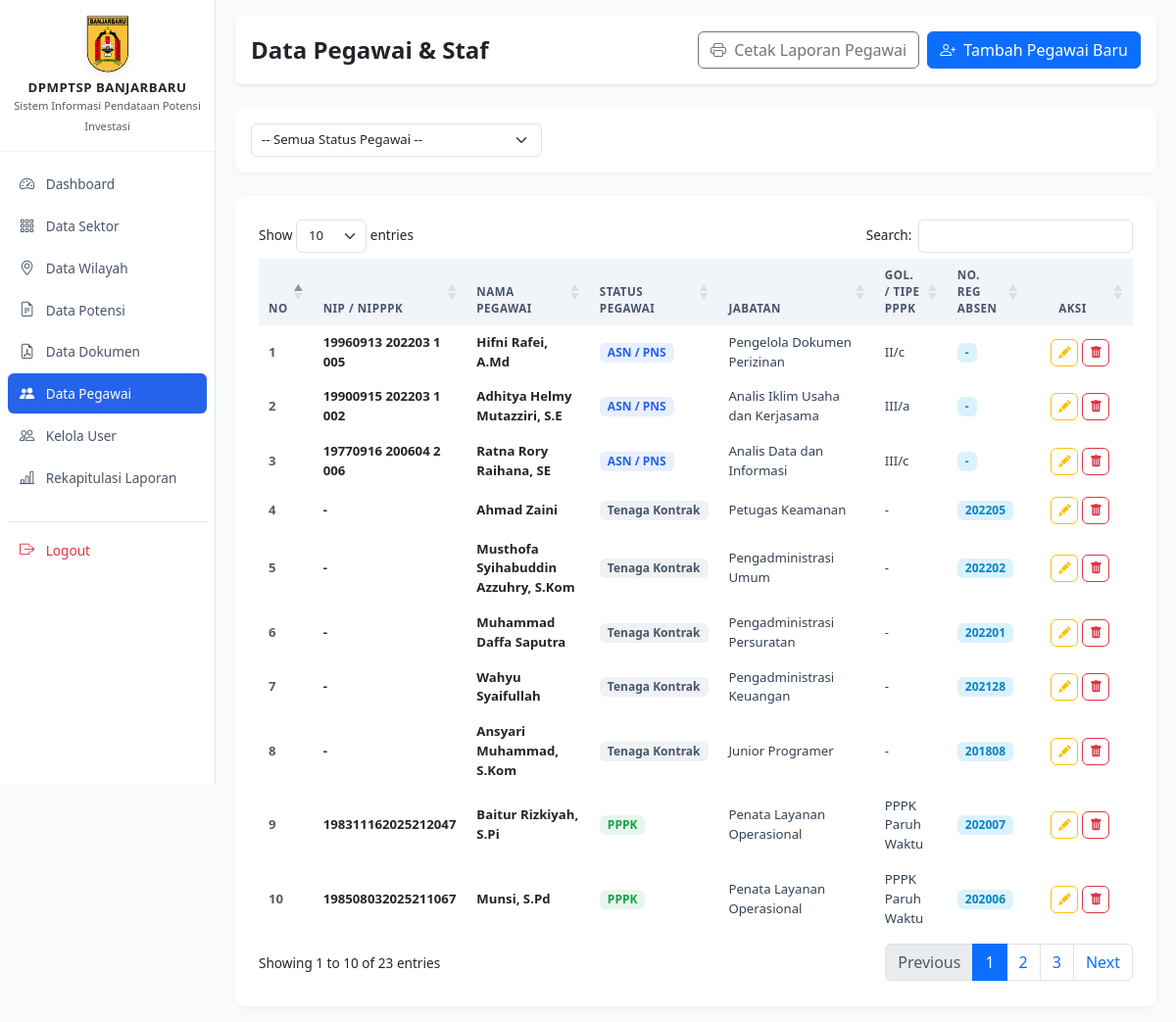
The app's page /admin/pegawai.php (signed in) with its own data.
### tables this page shows
CREATE TABLE `pegawai` (
  `id_pegawai` int NOT NULL AUTO_INCREMENT,
  `nip` varchar(50) DEFAULT NULL,
  `nama_pegawai` varchar(255) NOT NULL,
  `status_pegawai` enum('ASN','PPPK','Tenaga Kontrak') NOT NULL DEFAULT 'ASN',
  `jabatan` varchar(255) DEFAULT NULL,
  `golongan` varchar(50) DEFAULT NULL,
  `tipe_pppk` varchar(50) DEFAULT NULL,
  `no_reg_absen` varchar(50) DEFAULT NULL,
  `no_hp` varchar(50) DEFAULT NULL,
  `status` tinyint(1) DEFAULT '1',
  `created_at` timestamp NULL DEFAULT CURRENT_TIMESTAMP,
  PRIMARY KEY (`id_pegawai`)
);

### admin/pegawai.php (the view, shortened to what this page needs)
<?php
require_once '../config/database.php';
$filter_status = isset($_GET['status_pegawai']) && $_GET['status_pegawai'] !== '' ? $_GET['status_pegawai'] : null;
$where = ["status = 1"];
$params = [];
$where_sql = implode(" AND ", $where);
$sql = "SELECT * FROM pegawai WHERE $where_sql ORDER BY id_pegawai DESC";
$stmt = $pdo->prepare($sql);
$stmt->execute($params);
$pegawai_list = $stmt->fetchAll();
?>
<!DOCTYPE html>
<html lang="id">
<head>
</head>
<body>
<div class="wrapper">
    <?php require_once '../includes/sidebar.php'; ?>
    <div id="content">
        <div class="d-flex justify-content-between align-items-center mb-4 bg-white p-3 rounded shadow-sm">
            <h4 class="m-0 fw-bold">Data Pegawai & Staf</h4>
            <div class="d-flex gap-2">
                <a href="pegawai_cetak.php<?= $filter_status ? '?status_pegawai=' . urlencode($filter_status) : '' ?>" target="_blank" class="btn btn-outline-secondary">
                    <i class="bi bi-printer me-1"></i> Cetak Laporan Pegawai
                </a>
                <?php if ($can_edit_data): ?>
                    <a href="pegawai_tambah.php" class="btn btn-primary">
                        <i class="bi bi-person-plus me-1"></i> Tambah Pegawai Baru
                    </a>
                <?php endif; ?>
            </div>
        </div>
        <div class="card card-modern p-3 mb-4">
            <form method="GET" action="pegawai.php" class="row g-2 align-items-center">
                <div class="col-md-4">
                    <select name="status_pegawai" class="form-select form-select-sm" onchange="this.form.submit()">
                        <option value="">-- Semua Status Pegawai --</option>
                    </select>
                </div>
            </form>
        </div>
        <div class="card card-modern p-4">
            <div class="table-responsive">
                <table id="tablePegawai" class="table table-modern align-middle w-100">
                    <thead>
                        <tr>
                            <th width="5%">No</th>
                            <th>NIP / NIPPPK</th>
                            <th>Nama Pegawai</th>
                            <th>Status Pegawai</th>
                            <th>Jabatan</th>
                            <th>Gol. / Tipe PPPK</th>
                            <th>No. Reg Absen</th>
                            <?php if ($can_edit_data): ?>
                                <th class="text-center" width="12%">Aksi</th>
                            <?php endif; ?>
                        </tr>
                    </thead>
                    <tbody>
                        <?php $no = 1; foreach ($pegawai_list as $p): ?>
                        <tr>
                            <td class="fw-semibold text-muted"><?= $no++ ?></td>
                            <td class="fw-bold text-dark"><?= htmlspecialchars($p['nip'] ?? '-') ?></td>
                            <td><span class="fw-bold text-dark"><?= htmlspecialchars($p['nama_pegawai']) ?></span></td>
                            <td>
                                <?php if ($p['status_pegawai'] === 'ASN'): ?>
                                    <span class="badge badge-soft-primary px-2 py-1">ASN / PNS</span>
                                <?php elseif ($p['status_pegawai'] === 'PPPK'): ?>
                                    <span class="badge badge-soft-success px-2 py-1">PPPK</span>
                                <?php else: ?>
                                    <span class="badge badge-soft-secondary px-2 py-1">Tenaga Kontrak</span>
                                <?php endif; ?>
                            </td>
                            <td><?= htmlspecialchars($p['jabatan'] ?? '-') ?></td>
                            <td>
                                <?php
                                    if ($p['status_pegawai'] === 'ASN') {
                                        echo htmlspecialchars($p['golongan'] ?? '-');
                                    } elseif ($p['status_pegawai'] === 'PPPK') {
                                        echo htmlspecialchars($p['tipe_pppk'] ?? '-');
                                    } else {
                                        echo '-';
                                    }
                                ?>
                            </td>
                            <td><span class="badge badge-soft-info px-2 py-1"><?= htmlspecialchars($p['no_reg_absen'] ?? '-') ?></span></td>
                            <?php if ($can_edit_data): ?>
                            <td class="text-center">
                                <div class="d-flex gap-1 justify-content-center">
                                    <a href="pegawai_edit.php?id=<?= $p['id_pegawai'] ?>" class="btn btn-sm btn-outline-warning btn-action" title="Edit">
                                        <i class="bi bi-pencil-fill"></i>
                                    </a>
                                    <a href="pegawai_hapus.php?id=<?= $p['id_pegawai'] ?>" class="btn btn-sm btn-outline-danger btn-action" title="Hapus">
                                        <i class="bi bi-trash-fill"></i>
                                    </a>
                                </div>
                            </td>
                            <?php endif; ?>
                        </tr>
                        <?php endforeach; ?>
                    </tbody>
                </table>
            </div>
        </div>
    </div>
</div>
</body>
</html>

### includes/sidebar.php (style rules this page uses)
body { min-height: 100vh; background-color: #f8fafc; font-size: 0.85rem; }
.wrapper { display: flex; width: 100%; align-items: flex-start; }
#content { width: 100%; padding: 16px 20px; min-height: 100vh; }
.card-modern { border: none; border-radius: 10px; box-shadow: 0 2px 10px rgba(0,0,0,0.03); background: #ffffff; }
.table-modern { border-collapse: separate; border-spacing: 0 3px; margin-top: -3px; font-size: 0.825rem; }
.table-modern thead th { background-color: #f1f5f9 !important; color: #475569; font-size: 0.725rem; font-weight: 700; text-transform: uppercase; letter-spacing: 0.5px; border: none; padding: 8px 10px; }
.table-modern tbody tr { background-color: #ffffff; box-shadow: 0 1px 2px rgba(0,0,0,0.02); transition: all 0.15s ease-in-out; }
.table-modern tbody td { border: none; padding: 8px 10px; color: #334155; }
.table-modern tbody tr td:first-child { border-top-left-radius: 6px; border-bottom-left-radius: 6px; }
.table-modern tbody tr td:last-child { border-top-right-radius: 6px; border-bottom-right-radius: 6px; }
.form-control, .form-select { padding: 6px 10px; font-size: 0.825rem; border-radius: 6px; }
.btn-sm { padding: 4px 10px; font-size: 0.8rem; }
.badge-soft-primary { background-color: rgba(37, 99, 235, 0.1); color: #2563eb; font-weight: 600; font-size: 0.75rem; }
.badge-soft-success { background-color: rgba(22, 163, 74, 0.1); color: #16a34a; font-weight: 600; font-size: 0.75rem; }
.badge-soft-secondary { background-color: rgba(100, 116, 139, 0.1); color: #475569; font-weight: 600; font-size: 0.75rem; }
.badge-soft-info { background-color: rgba(14, 165, 233, 0.15); color: #0284c7; font-weight: 600; font-size: 0.75rem; }
.btn-action { width: 28px; height: 28px; padding: 0; display: inline-flex; align-items: center; justify-content: center; border-radius: 6px; font-size: 0.8rem; }

### records on screen
pegawai: nip "19960913 202203 1 005", nama_pegawai "Hifni Rafei, A.Md", status_pegawai "ASN / PNS", jabatan "Pengelola Dokumen Perizinan", golongan "II/c", no_reg_absen "-"
pegawai: nip "19900915 202203 1 002", nama_pegawai "Adhitya Helmy Mutazziri, S.E", status_pegawai "ASN / PNS", jabatan "Analis Iklim Usaha dan Kerjasama", golongan "III/a", no_reg_absen "-"
pegawai: nip "19770916 200604 2 006", nama_pegawai "Ratna Rory Raihana, SE", status_pegawai "ASN / PNS", jabatan "Analis Data dan Informasi", golongan "III/c", no_reg_absen "-"
pegawai: nip "-", nama_pegawai "Ahmad Zaini", status_pegawai "Tenaga Kontrak", jabatan "Petugas Keamanan", no_reg_absen "202205"
pegawai: nip "-", nama_pegawai "Musthofa Syihabuddin Azzuhry, S.Kom", status_pegawai "Tenaga Kontrak", jabatan "Pengadministrasi Umum", no_reg_absen "202202"
pegawai: nip "-", nama_pegawai "Muhammad Daffa Saputra", status_pegawai "Tenaga Kontrak", jabatan "Pengadministrasi Persuratan", no_reg_absen "202201"
pegawai: nip "-", nama_pegawai "Wahyu Syaifullah", status_pegawai "Tenaga Kontrak", jabatan "Pengadministrasi Keuangan", no_reg_absen "202128"
pegawai: nip "-", nama_pegawai "Ansyari Muhammad, S.Kom", status_pegawai "Tenaga Kontrak", jabatan "Junior Programer", no_reg_absen "201808"
pegawai: nip "198311162025212047", nama_pegawai "Baitur Rizkiyah, S.Pi", status_pegawai "PPPK", jabatan "Penata Layanan Operasional", tipe_pppk "PPPK Paruh Waktu", no_reg_absen "202007"
pegawai: nip "198508032025211067", nama_pegawai "Munsi, S.Pd", status_pegawai "PPPK", jabatan "Penata Layanan Operasional", tipe_pppk "PPPK Paruh Waktu", no_reg_absen "202006"
